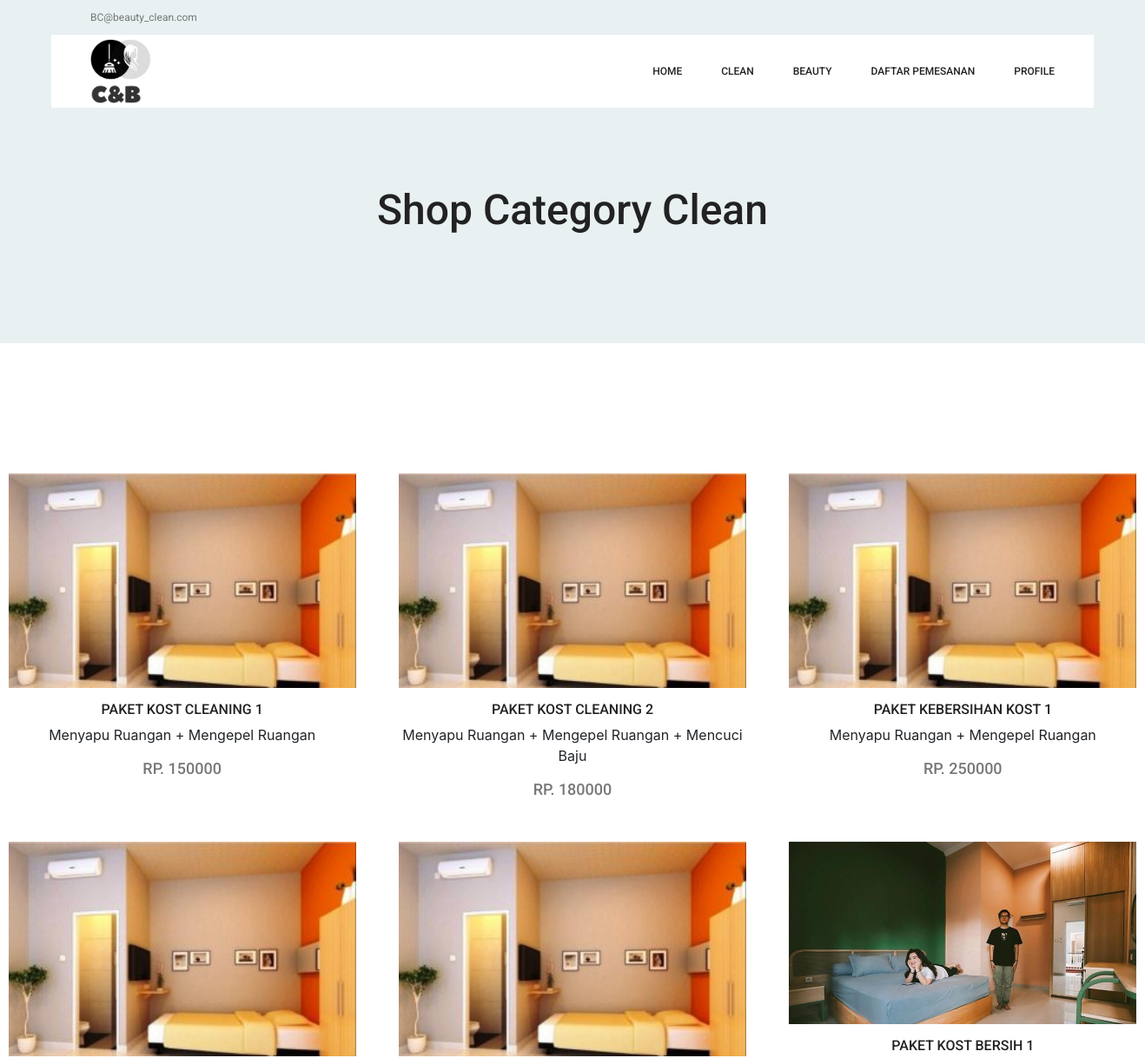
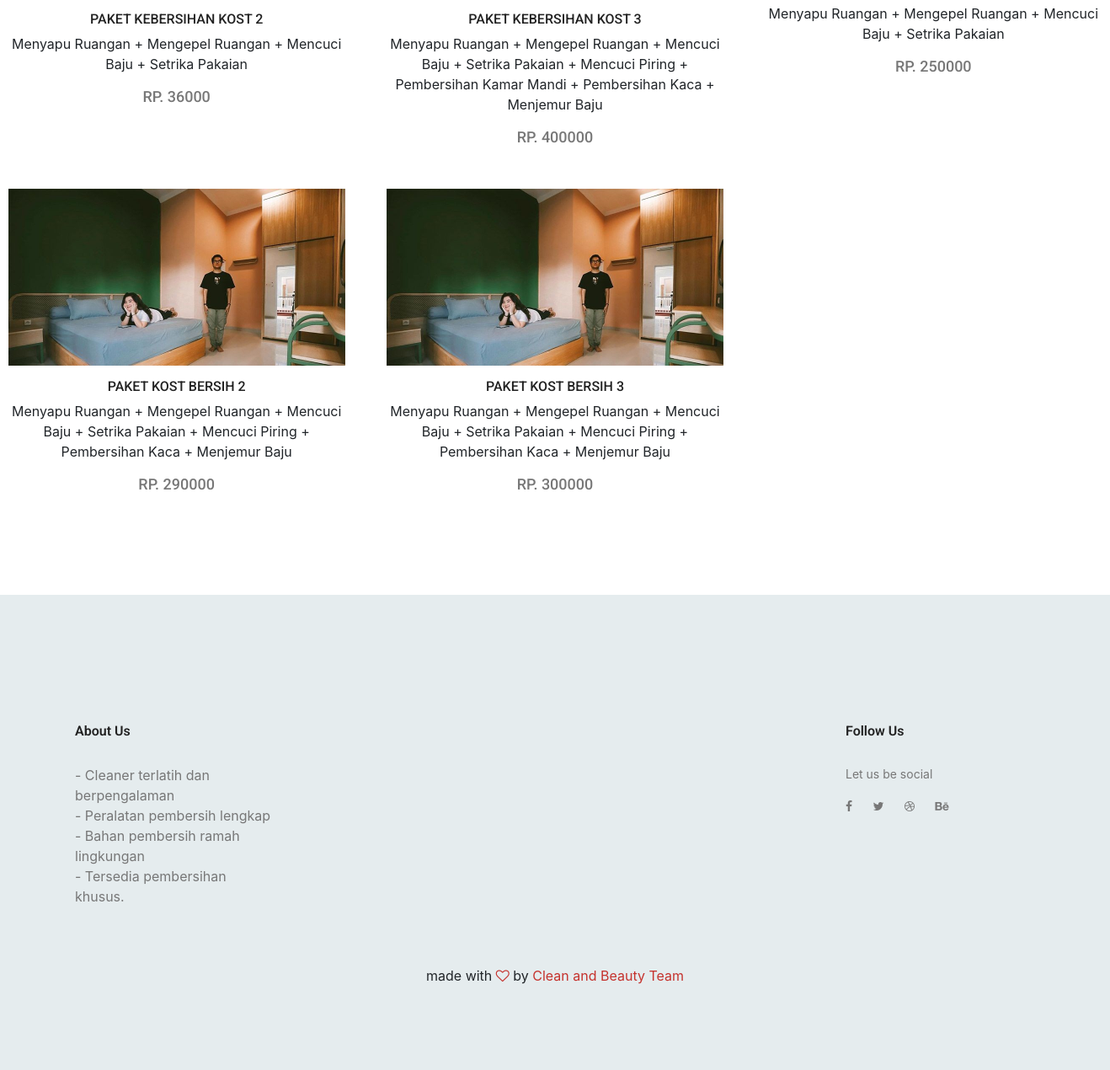
The app's page /index.php/clean/kostProduct with its own data (2 pictures, top to bottom).
### tables this page shows
CREATE TABLE `productclean` (
  `id_clean` int(5) NOT NULL,
  `id_pjasa` int(11) NOT NULL,
  `nama_clean` varchar(30) NOT NULL,
  `harga_clean` int(15) NOT NULL,
  `desc_clean` varchar(255) NOT NULL,
  `descmini_clean` varchar(155) NOT NULL,
  `gambar_clean` varchar(255) NOT NULL,
  `tipe_product` varchar(50) NOT NULL,
  `status_aktif` int(11) NOT NULL DEFAULT 1
);

### application/controllers/Clean.php (called while the page is built, shortened)
<?php
class Clean extends CI_Controller
{
    public function __construct()
    {
        $this->load->model('Clean_model');
    }
    public function kostProduct()
    {
        $data['allCleanKost'] = $this->Clean_model->getAllCleanKost();
        $this->load->view('templateAwal/header');
        $this->load->view('clean/kost', $data);
        $this->load->view('templateAwal/footer');
    }
}

### index.php (called while the page is built, shortened)
<?php
require_once BASEPATH . 'core/CodeIgniter.php';

### application/models/Clean_model.php (called while the page is built, shortened)
<?php
class Clean_model extends CI_Model
{
    public function getAllCleanKost()
    {
        return $this->db->query("Select * from productclean where tipe_product = 'kost'")->result_array();
    }
}

### application/views/clean/kost.php (the view, shortened to what this page needs)
<section class="banner_area">
	<div class="banner_inner d-flex align-items-center">
		<div class="container">
			<div class="banner_content text-center">
				<h2>Shop Category Clean</h2>
			</div>
		</div>
	</div>
</section>
<center>
	<section class="cat_product_area p_120">
		<div class="latest_product_inner row">
			<?php foreach ($allCleanKost as $productclean) { ?>
				<div class="col-lg-4 col-md-4 col-sm-6">
					<div class="f_p_item">
						<div class="f_p_img">
							<img class="img-fluid" src="<?= base_url('assetsAwal/'); ?>img/product/feature-product/<?= $productclean['gambar_clean'] ?> " width=400px" alt="">
						</div>
						<a href="<?= base_url('Clean/product/') . $productclean['id_clean'] ?>">
							<h4><?= $productclean['nama_clean']; ?></h4>
						</a>
						<p><?= $productclean['descmini_clean']; ?></p>
						<h5>RP. <?= $productclean['harga_clean']; ?></h5>
					</div>
				</div>
			<?php } ?>
		</div>
	</section>
</center>

### records on screen
productclean: gambar_clean (picture), nama_clean "PAKET KOST CLEANING 1", descmini_clean "Menyapu Ruangan + Mengepel Ruangan", harga_clean "150000"
productclean: gambar_clean (picture), nama_clean "PAKET KOST CLEANING 2", descmini_clean "Menyapu Ruangan + Mengepel Ruangan + Mencuci Baju", harga_clean "180000"
productclean: gambar_clean (picture), nama_clean "PAKET KEBERSIHAN KOST 1", descmini_clean "Menyapu Ruangan + Mengepel Ruangan", harga_clean "250000"
productclean: gambar_clean (picture), nama_clean "PAKET KEBERSIHAN KOST 2", descmini_clean "Menyapu Ruangan + Mengepel Ruangan + Mencuci Baju + Setrika Pakaian", harga_clean "36000"
productclean: gambar_clean (picture), nama_clean "PAKET KEBERSIHAN KOST 3", descmini_clean "Menyapu Ruangan + Mengepel Ruangan + Mencuci Baju + Setrika Pakaian + Mencuci Piring + Pembersihan Kamar Mandi + Pembersihan Kaca + Menjemur Baju", harga_clean "400000"
productclean: gambar_clean (picture), nama_clean "PAKET KOST BERSIH 1", descmini_clean "Menyapu Ruangan + Mengepel Ruangan + Mencuci Baju + Setrika Pakaian", harga_clean "250000"
productclean: gambar_clean (picture), nama_clean "PAKET KOST BERSIH 2", descmini_clean "Menyapu Ruangan + Mengepel Ruangan + Mencuci Baju + Setrika Pakaian + Mencuci Piring + Pembersihan Kaca + Menjemur Baju", harga_clean "290000"
productclean: gambar_clean (picture), nama_clean "PAKET KOST BERSIH 3", descmini_clean "Menyapu Ruangan + Mengepel Ruangan + Mencuci Baju + Setrika Pakaian + Mencuci Piring + Pembersihan Kaca + Menjemur Baju", harga_clean "300000"
